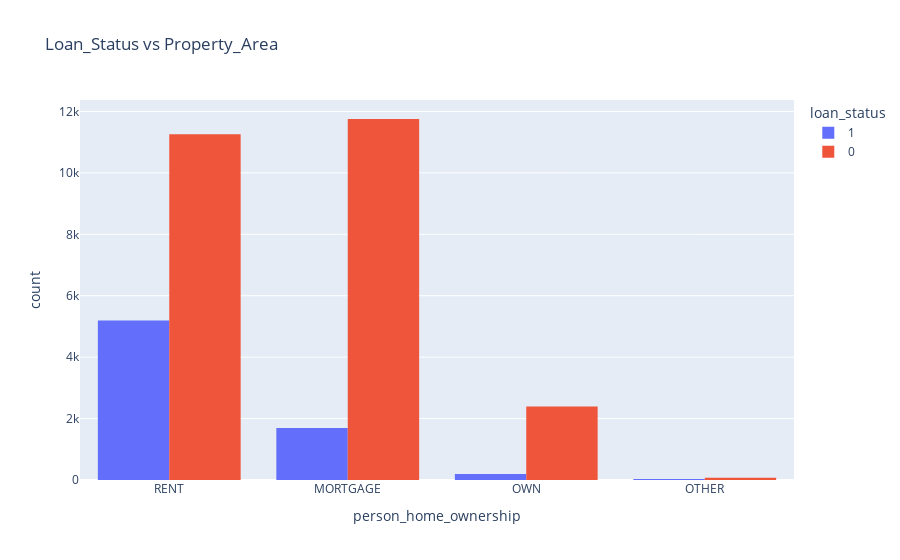

Notebook source saved alongside this figure:
### Markdown cell above
## Loan status vs Property area

### Code cell
fig_property_area = px.histogram(loan, x='person_home_ownership', color='loan_status',
                                 barmode='group',
                                title='Loan_Status vs Property_Area')
fig_property_area.show()

### Figure 1 — Plotly figure (JSON) as saved in the notebook; plotly's stock layout.template omitted (floating-point values rounded to 4 significant figures; data arrays with more than 128 entries replaced by an {"elided": "..."} marker saying what was removed)
{"data": [{"alignmentgroup": "True", "bingroup": "x", "hovertemplate": "loan_status=1<br>person_home_ownership=%{x}<br>count=%{y}<extra></extra>", "legendgroup": "1", "marker": {"color": "#636efa", "pattern": {"shape": ""}}, "name": "1", "offsetgroup": "1", "orientation": "v", "showlegend": true, "type": "histogram", "x": {"elided": "7108 str values"}, "xaxis": "x", "yaxis": "y"}, {"alignmentgroup": "True", "bingroup": "x", "hovertemplate": "loan_status=0<br>person_home_ownership=%{x}<br>count=%{y}<extra></extra>", "legendgroup": "0", "marker": {"color": "#EF553B", "pattern": {"shape": ""}}, "name": "0", "offsetgroup": "0", "orientation": "v", "showlegend": true, "type": "histogram", "x": {"elided": "25473 str values"}, "xaxis": "x", "yaxis": "y"}], "layout": {"autosize": true, "barmode": "group", "legend": {"title": {"text": "loan_status"}, "tracegroupgap": 0}, "title": {"text": "Loan_Status vs Property_Area"}, "xaxis": {"anchor": "y", "autorange": true, "domain": [0, 1], "range": [-0.5, 3.5], "title": {"text": "person_home_ownership"}, "type": "category"}, "yaxis": {"anchor": "x", "autorange": true, "domain": [0, 1], "range": [0, 12370.0], "title": {"text": "count"}}}}
